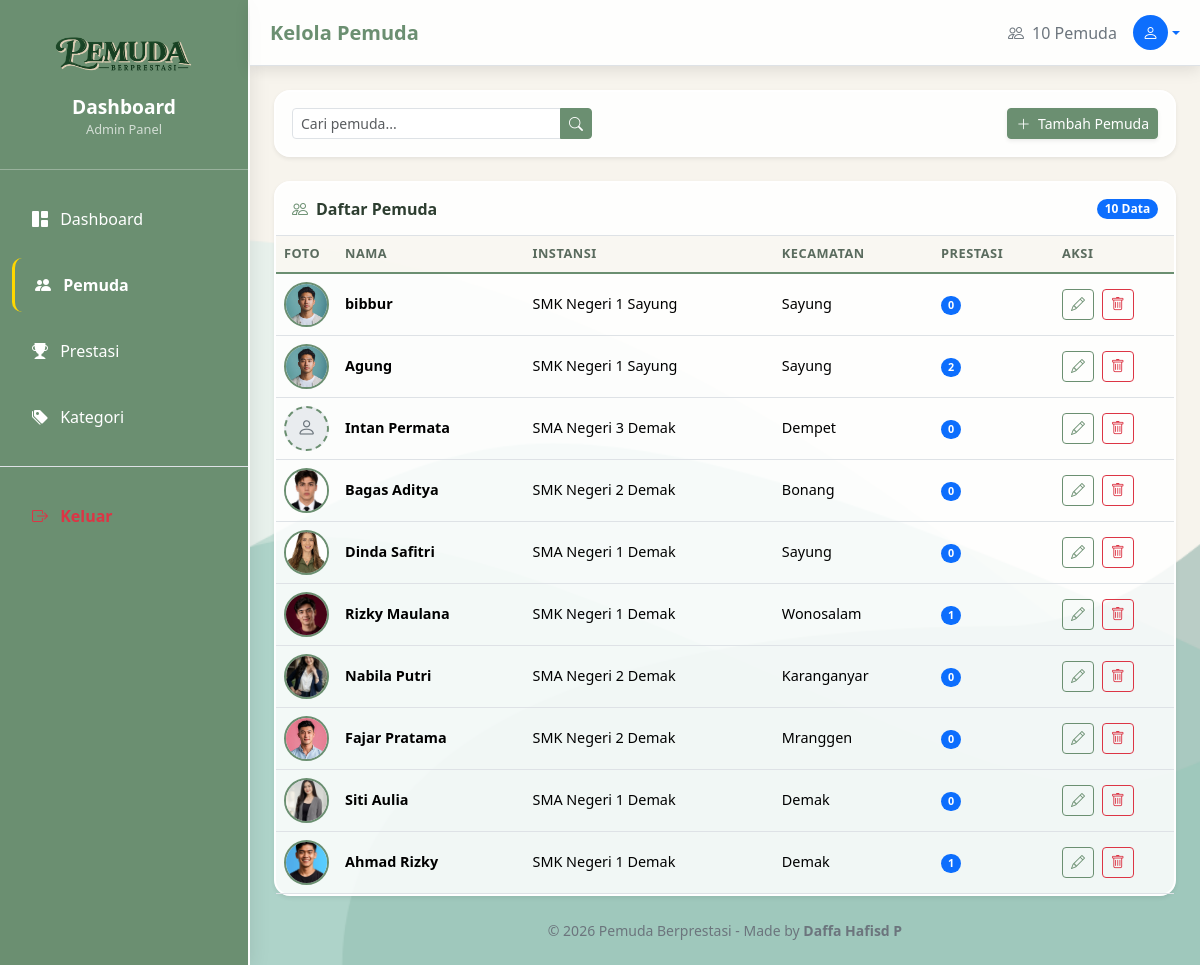
Page /pages/pemuda.php (signed in) on the committed database.
### tables this page shows
CREATE TABLE `tb_pemuda` (
  `id_pemuda` int NOT NULL,
  `nama_pemuda` varchar(100) DEFAULT NULL,
  `tanggal_lahir` date DEFAULT NULL,
  `jenis_kelamin` enum('Laki-laki','Perempuan') DEFAULT NULL,
  `asal_instansi` varchar(100) DEFAULT NULL,
  `kecamatan` varchar(50) DEFAULT NULL,
  `alamat` text,
  `deskripsi` text,
  `foto` varchar(255) DEFAULT NULL
);

### functions/helpers.php (called while the page is built, shortened)
<?php
function getPemuda($id = null) {
    global $conn;
    if ($id) {
        $sql = "SELECT * FROM tb_pemuda WHERE id_pemuda = $id";
        $result = mysqli_query($conn, $sql);
        return mysqli_fetch_assoc($result);
    } else {
        $sql = "SELECT p.*,
                (SELECT COUNT(*) FROM tb_prestasi WHERE id_pemuda = p.id_pemuda) as total_prestasi
                FROM tb_pemuda p
                ORDER BY p.id_pemuda DESC";
        $result = mysqli_query($conn, $sql);
        return mysqli_fetch_all($result, MYSQLI_ASSOC);
    }
}
?>

### pages/pemuda.php (the view, shortened to what this page needs)
<?php
require_once '../config/database.php';
require_once '../functions/helpers.php';
$pemudaList = getPemuda();
?>
<!DOCTYPE html>
<html lang="id">
<head>
    <link rel="stylesheet" href="../bootstrap-5.3.8-dist/css/bootstrap.min.css">
    <link rel="stylesheet" href="https://cdn.jsdelivr.net/npm/bootstrap-icons@1.10.0/font/bootstrap-icons.css">
</head>
<body>
    <div class="d-flex" id="wrapper">
        <div class="sidebar text-white" id="sidebar-wrapper">
            <div class="sidebar-heading text-center">
                <div class="sidebar-logo">
                    <img src="../assets/img/logo.png" alt="Logo">
                </div>
                <h6>Dashboard</h6>
                <small>Admin Panel</small>
            </div>
            <div class="list-group list-group-flush mt-3">
                <a href="dashboard.php" class="list-group-item list-group-item-action bg-transparent text-white">
                    <i class="bi bi-grid-1x2-fill me-2"></i> Dashboard
                </a>
                <a href="pemuda.php" class="list-group-item list-group-item-action bg-transparent text-white active">
                    <i class="bi bi-people-fill me-2"></i> Pemuda
                </a>
                <a href="prestasi.php" class="list-group-item list-group-item-action bg-transparent text-white">
                    <i class="bi bi-trophy-fill me-2"></i> Prestasi
                </a>
                <a href="kategori.php" class="list-group-item list-group-item-action bg-transparent text-white">
                    <i class="bi bi-tags-fill me-2"></i> Kategori
                </a>
                <div class="border-top mt-3 pt-3">
                    <a href="../logout.php" class="list-group-item list-group-item-action bg-transparent text-danger">
                        <i class="bi bi-box-arrow-right me-2"></i> Keluar
                    </a>
                </div>
            </div>
        </div>
        <div id="page-content-wrapper" class="w-100">
            <nav class="navbar navbar-expand-lg navbar-light bg-white border-bottom px-4">
                <div class="d-flex align-items-center">
                    <h5 class="mb-0 fw-bold text-primary">Kelola Pemuda</h5>
                </div>
                <div class="ms-auto d-flex align-items-center">
                    <span class="text-secondary me-3 d-none d-sm-inline">
                        <i class="bi bi-people me-1"></i> <?= count($pemudaList) ?> Pemuda
                    </span>
                    <div class="dropdown">
                        <a href="#" class="d-flex align-items-center text-decoration-none dropdown-toggle" data-bs-toggle="dropdown">
                            <div class="bg-primary rounded-circle d-flex align-items-center justify-content-center text-white" style="width: 35px; height: 35px;">
                                <i class="bi bi-person"></i>
                            </div>
                        </a>
                    </div>
                </div>
            </nav>
            <div class="container-fluid px-4 py-4">
                <div class="row mb-4">
                    <div class="col-12">
                        <div class="bg-white p-3 rounded-4 shadow-sm">
                            <div class="d-flex flex-wrap justify-content-between align-items-center gap-2">
                                <div class="input-group" style="max-width: 300px;">
                                    <input type="text" class="form-control form-control-sm" placeholder="Cari pemuda..." id="searchInput">
                                    <button class="btn btn-primary btn-sm"><i class="bi bi-search"></i></button>
                                </div>
                                <button type="button" class="btn btn-primary btn-sm shadow-sm" data-bs-toggle="modal" data-bs-target="#modalTambah">
                                    <i class="bi bi-plus-lg me-1"></i> Tambah Pemuda
                                </button>
                            </div>
                        </div>
                    </div>
                </div>
                <div class="row">
                    <div class="col-12">
                        <div class="bg-white rounded-4 shadow-sm">
                            <div class="p-3 border-bottom">
                                <div class="d-flex justify-content-between align-items-center">
                                    <h6 class="fw-bold mb-0"><i class="bi bi-people me-2 text-primary"></i>Daftar Pemuda</h6>
                                    <span class="badge bg-primary rounded-pill"><?= count($pemudaList) ?> Data</span>
                                </div>
                            </div>
                            <div class="p-0">
                                <div class="table-responsive">
                                    <table class="table table-hover mb-0">
                                        <thead class="table-light">
                                            <tr>
                                                <th style="width: 60px;">Foto</th>
                                                <th>Nama</th>
                                                <th>Instansi</th>
                                                <th>Kecamatan</th>
                                                <th>Prestasi</th>
                                                <th style="width: 120px;">Aksi</th>
                                            </tr>
                                        </thead>
                                        <tbody>
                                            <?php if (empty($pemudaList)): ?>
                                            <tr>
                                                <td colspan="6" class="text-center text-secondary py-4">
                                                    <i class="bi bi-inbox fs-1 d-block mb-2"></i>
                                                    <p class="mb-0">Belum ada data pemuda</p>
                                                    <small>Klik tombol "Tambah Pemuda" untuk menambahkan data</small>
                                                </td>
                                            </tr>
                                            <?php else: ?>
                                            <?php foreach ($pemudaList as $p): ?>
                                            <tr>
                                                <td>
                                                    <?php if (!empty($p['foto']) && file_exists('../uploads/foto_pemuda/' . $p['foto'])): ?>
                                                        <img src="../uploads/foto_pemuda/<?= htmlspecialchars($p['foto']) ?>" alt="Foto" class="foto-thumb">
                                                    <?php else: ?>
                                                        <div class="foto-thumb-placeholder">
                                                            <i class="bi bi-person"></i>
                                                        </div>
                                                    <?php endif; ?>
                                                </td>
                                                <td>
                                                    <div class="d-flex align-items-center">
                                                        <div>
                                                            <strong><?= htmlspecialchars($p['nama_pemuda']) ?></strong>
                                                        </div>
                                                    </div>
                                                </td>
                                                <td><?= htmlspecialchars($p['asal_instansi'] ?? '-') ?></td>
                                                <td><?= htmlspecialchars($p['kecamatan'] ?? '-') ?></td>
                                                <td><span class="badge bg-primary rounded-pill"><?= $p['total_prestasi'] ?? 0 ?></span></td>
                                                <td>
                                                    <a href="?edit=<?= $p['id_pemuda'] ?>" class="btn btn-sm btn-outline-primary me-1" title="Edit">
                                                        <i class="bi bi-pencil"></i>
                                                    </a>
                                                    <a href="?hapus=<?= $p['id_pemuda'] ?>" class="btn btn-sm btn-outline-danger" title="Hapus" onclick="return confirm('Yakin ingin menghapus data ini?')">
                                                        <i class="bi bi-trash"></i>
                                                    </a>
                                                </td>
                                            </tr>
                                            <?php endforeach; ?>
                                            <?php endif; ?>
                                        </tbody>
                                    </table>
                                </div>
                            </div>
                        </div>
                    </div>
                </div>
                <div class="text-center text-secondary small mt-4">
                    <p class="mb-0">&copy; <?= date('Y') ?> Pemuda Berprestasi - Made by <strong>Daffa Hafisd P</strong></p>
                </div>
            </div>
        </div>
    </div>
</body>
</html>

### pages/pemuda.php (style rules this page uses)
body { background-image: url('../assets/img/background-index.png'); background-size: cover; background-position: center; background-repeat: no-repeat; background-attachment: fixed; min-height: 100vh; color: #2D3E30; }
#sidebar-wrapper { min-height: 100vh; width: 250px; flex-shrink: 0; transition: all 0.3s; background: #6B8F71; border-right: 2px solid #fff; box-shadow: 0 4px 20px rgba(0, 0, 0, 0.1); }
.sidebar-heading { padding: 30px 20px !important; border-bottom: 1px solid rgba(255, 255, 255, 0.3) !important; display: flex; flex-direction: column; align-items: center; justify-content: center; }
.sidebar-logo { width: 150px; height: auto; margin-bottom: 15px; overflow: hidden; }
.sidebar-logo img { width: 100%; height: auto; display: block; }
.sidebar-heading h6 { font-weight: 700; color: #fff; margin-bottom: 2px; font-size: 1.2rem; }
.sidebar-heading small { color: rgba(255, 255, 255, 0.7); font-size: 0.8rem; }
#sidebar-wrapper .list-group-item { border: none; padding: 15px 20px; border-radius: 10px; margin: 6px 12px; color: rgba(255, 255, 255, 0.85); transition: all 0.3s; font-weight: 500; }
#sidebar-wrapper .list-group-item.active { background: rgba(255, 255, 255, 0.2); border-left: 3px solid #FFD700; color: #fff; font-weight: 600; }
#sidebar-wrapper .list-group-item.text-danger { color: #ff4d4d; font-weight: 600; }
.navbar { background: rgba(255, 255, 255, 0.85) !important; border-bottom: 2px solid #fff; box-shadow: 0 4px 15px rgba(0, 0, 0, 0.1); padding: 15px 20px !important; }
.navbar h5 { font-weight: 700; color: #6B8F71; margin: 0; }
.bg-white.rounded-4 { background-color: rgba(255, 255, 255, 0.85) !important; border: 2px solid #fff !important; border-radius: 16px !important; box-shadow: 0 4px 20px rgba(0, 0, 0, 0.08); }
.table th { font-weight: 600; font-size: 0.8rem; text-transform: uppercase; letter-spacing: 0.5px; color: #5A6B5E; background-color: rgba(247, 244, 237, 0.7) !important; border-bottom: 2px solid #6B8F71; }
.table td { vertical-align: middle; font-size: 0.9rem; background-color: transparent; }
.foto-thumb { width: 45px; height: 45px; border-radius: 50%; object-fit: cover; border: 2px solid #6B8F71; background: #f0f0f0; }
.foto-thumb-placeholder { width: 45px; height: 45px; border-radius: 50%; display: flex; align-items: center; justify-content: center; background: #e9ecef; color: #6c757d; font-size: 1.2rem; border: 2px dashed #6B8F71; }
.btn-primary { background-color: #6B8F71 !important; border-color: #6B8F71 !important; color: #fff !important; }
.btn-outline-primary { color: #6B8F71 !important; border-color: #6B8F71 !important; }
.text-primary { color: #6B8F71 !important; }

### rows in the picture
tb_pemuda: foto (picture), nama_pemuda "bibbur", asal_instansi "SMK Negeri 1 Sayung", kecamatan "Sayung", total_prestasi "0"
tb_pemuda: foto (picture), nama_pemuda "Agung", asal_instansi "SMK Negeri 1 Sayung", kecamatan "Sayung", total_prestasi "2"
tb_pemuda: nama_pemuda "Intan Permata", asal_instansi "SMA Negeri 3 Demak", kecamatan "Dempet", total_prestasi "0"
tb_pemuda: foto (picture), nama_pemuda "Bagas Aditya", asal_instansi "SMK Negeri 2 Demak", kecamatan "Bonang", total_prestasi "0"
tb_pemuda: foto (picture), nama_pemuda "Dinda Safitri", asal_instansi "SMA Negeri 1 Demak", kecamatan "Sayung", total_prestasi "0"
tb_pemuda: foto (picture), nama_pemuda "Rizky Maulana", asal_instansi "SMK Negeri 1 Demak", kecamatan "Wonosalam", total_prestasi "1"
tb_pemuda: foto (picture), nama_pemuda "Nabila Putri", asal_instansi "SMA Negeri 2 Demak", kecamatan "Karanganyar", total_prestasi "0"
tb_pemuda: foto (picture), nama_pemuda "Fajar Pratama", asal_instansi "SMK Negeri 2 Demak", kecamatan "Mranggen", total_prestasi "0"
tb_pemuda: foto (picture), nama_pemuda "Siti Aulia", asal_instansi "SMA Negeri 1 Demak", kecamatan "Demak", total_prestasi "0"
tb_pemuda: foto (picture), nama_pemuda "Ahmad Rizky", asal_instansi "SMK Negeri 1 Demak", kecamatan "Demak", total_prestasi "1"

### other values in the picture
count($pemudaList) "10"
